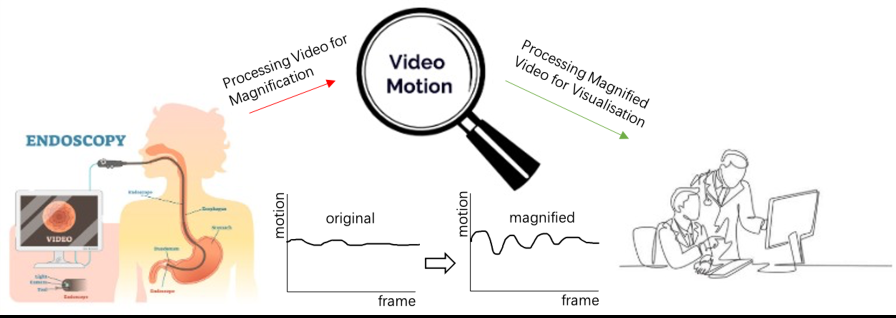
#> input picture Picture1.png, 1791 x 635 px (shown at 1/2 size)
$ python -i common.py   (imports and definitions only)
#> lines starting #> are read from the running program, lines starting #| are printed output that depends on the picture
#> further down, picture is the input picture: shape (635, 1791, 3); mean B, G, R 233.9, 237.1, 240.3

from os import path
import math

import cv2
import os
import matplotlib.pyplot as plt
import numpy as np
import scipy.signal as signal

## helper function to convert from BGR to YIQ
def convertBGR2YIQ(input_frame):
    input_frame = input_frame[:,:,[2,1,0]]
    transform = np.array([[0.299,      0.587,        0.114], [0.59590059, -0.27455667, -0.32134392], [0.21153661, -0.52273617, 0.31119955]])
    height, width, channels = input_frame.shape[0], input_frame.shape[1], input_frame.shape[2]
    outputFrame = np.zeros((height, width, channels), dtype="float32")
    outputFrame = np.dot(input_frame, transform.T.copy())
    return outputFrame

## helper function to convert from YIQ to RGB
def convertYIQ2RGB(input_frame):
    transform = np.array([[1.0,      0.956,        0.619], [1.0, -0.272, -0.647], [1.0, -1.106, 1.703]])
    height, width, channels = input_frame.shape[0], input_frame.shape[1], input_frame.shape[2]
    outputFrame = np.zeros((height, width, channels), dtype="float32")
    outputFrame = np.dot(input_frame, transform.T.copy())
    return outputFrame[:,:,[2,1,0]]

## Helper function to build a Gaussian pyramid of a frame
def buildGaussian(input_img,levels=3, ksize=0, size=7):
#> called with levels = 3, ksize = 0, size = 7
    pyramid = [cv2.GaussianBlur(input_img, (size,size),ksize)]
    for i in range(1,levels):
        gaussian = cv2.GaussianBlur(pyramid[i-1], (size,size),ksize)
        pyramid.append(gaussian[::2,::2])
#> this loop made 2 passes
#> pass 1, in buildGaussian, `gaussian = cv2.GaussianBlur(pyramid[i-1], (size,size),ksize)`:
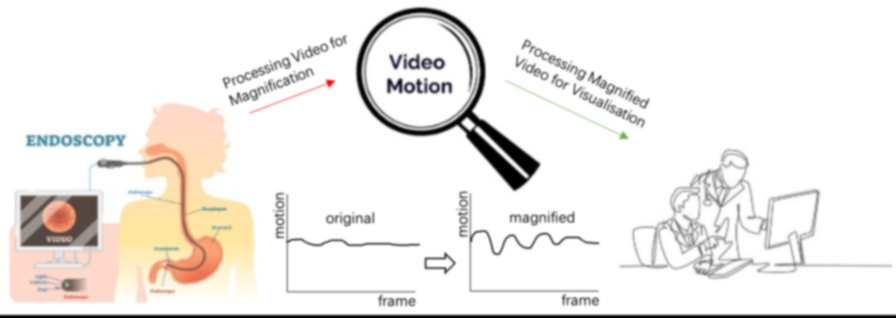
#> gaussian: shape (635, 1791, 3) (shown at 1/2 size); mean of channels 0, 1, 2 233.9, 237.1, 240.3; drawn as B, G, R
#> pass 2, in buildGaussian, `gaussian = cv2.GaussianBlur(pyramid[i-1], (size,size),ksize)`:
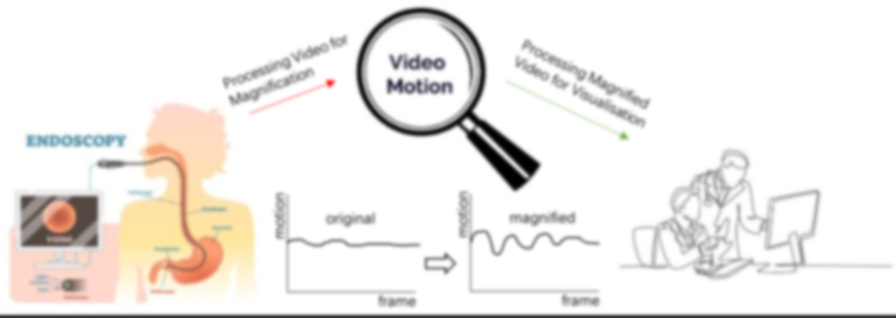
#> gaussian: shape (318, 896, 3); mean of channels 0, 1, 2 233.8, 237, 240.2; drawn as B, G, R
#> after the loop, pyramid = 3 items
    return pyramid

## Helper function to build a Laplacian pyramid of a frame
def buildLaplacian(input_img, levels=3, ksize=0, size=7):
    gaussian = buildGaussian(input_img, levels = levels, ksize=ksize, size=size)
#> gaussian = 3 items
    sizes = []
    fi = [input_img]
    li = []
    for i in range(1,levels):
        l = cv2.GaussianBlur(fi[i-1],(size,size),ksize)
        li.append(l)
        f = l[::2,::2]
        fi.append(f)
#> this loop made 2 passes
#> pass 1, in buildLaplacian, `f = l[::2,::2]`:
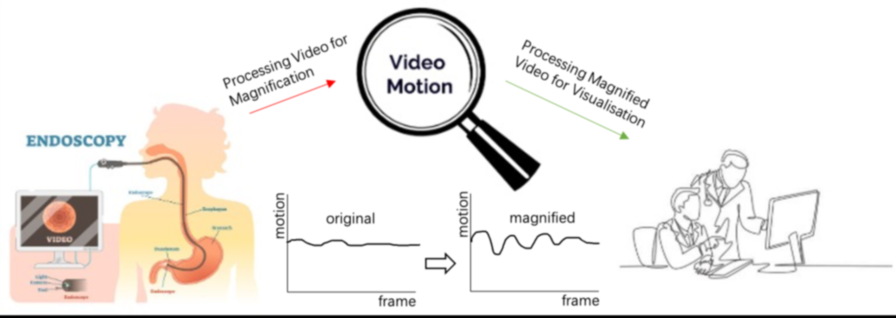
#> f: shape (318, 896, 3); mean of channels 0, 1, 2 233.7, 236.9, 240.1; drawn as B, G, R
#> after the loop, fi = 3 items; li = 2 items
    pyramid = [input_img - cv2.GaussianBlur(input_img, (size,size), ksize)]
    for i in range(1,levels-1):
        h = fi[i] - li[i]
        pyramid.append(h)
#> this loop made 1 pass
#> pass 1, in buildLaplacian, `h = fi[i] - li[i]`:
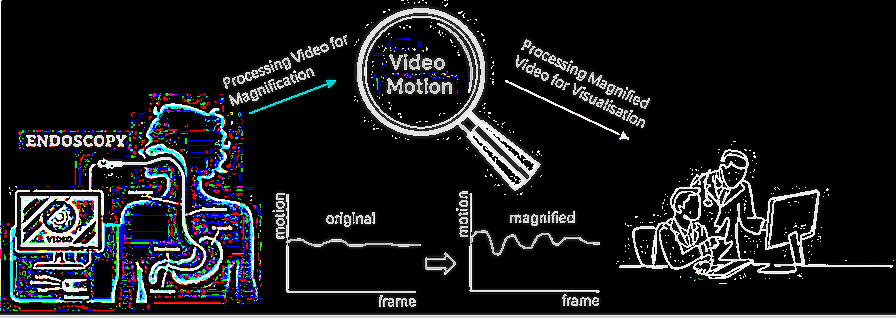
#> h: shape (318, 896, 3); mean of channels 0, 1, 2 31.6, 29, 27.8; drawn as B, G, R
#> after the loop, pyramid = 2 items
    pyramid.append(gaussian[-1])
    for level in pyramid:
        sizes.append(level.shape)
#> this loop made 3 passes
#> after the loop, sizes = [(635, 1791, 3), (318, 896, 3), (159, 448, 3)]
    return (pyramid,sizes)


## Helper function to reconstruct a frame from magnified laplacian pyramid
def reconstructVideoFrames(magnified, chromeAttenuation=0):
    if len(magnified[0].shape) == 3:
        multiChannel = True
    else:
        multiChannel = False
    pyr_levels = len(magnified)
    frameHeight, frameWidth = magnified[0].shape[0], magnified[0].shape[1]
    if multiChannel:
        frameChannels = magnified[0].shape[2]
        finalFrame = np.zeros((frameHeight, frameWidth, frameChannels), dtype="float32")
    else:
        frameChannels = 1
        finalFrame = np.zeros((frameHeight, frameWidth), dtype="float32")
    temp = magnified[-1]
    for level in range(pyr_levels-2, -1, -1):
        currSize = (magnified[level].shape[1], magnified[level].shape[0])
        temp = cv2.pyrUp(temp, dstsize=currSize)
        temp = temp + magnified[level]
    finalFrame = temp
    if multiChannel:
        finalFrame[:,:,1] = finalFrame[:,:,1] * chromeAttenuation
        finalFrame[:,:,2] = finalFrame[:,:,2] * chromeAttenuation
    # finalFrame[:,:,:] += original[:,:,:]
    return finalFrame

## Helper function to save frames to disk & combine frames into a video file
def saveVideo(reconstFrames, reconstructedFn, writer, frameIdx):
    cv2.imwrite(reconstructedFn + "/frame%04d.png" %(frameIdx+1), 255*reconstFrames[:,:,:])
    writer.write(cv2.convertScaleAbs(255*reconstFrames[:,:,:]))

>>> import cv2
>>> picture = cv2.imread('Picture1.png')
>>> result = buildLaplacian(picture)

$ run again, on Picture2.png
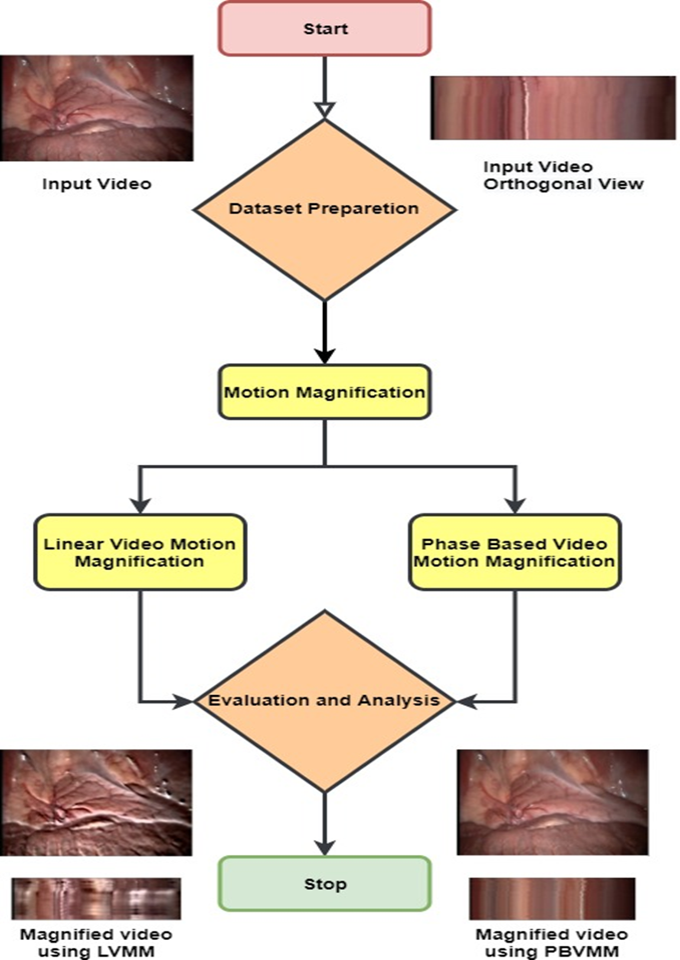
#> input picture Picture2.png, 680 x 960 px
#> picture is the input picture: shape (960, 680, 3); mean B, G, R 205.8, 216.6, 226.5
#> after the loop in buildGaussian, `for i in range(1,levels):`: pyramid = 3 items
#> the loop in buildLaplacian, `for i in range(1,levels):` made 2 passes
#> pass 2, in buildLaplacian, `f = l[::2,::2]`:
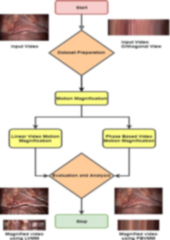
#> f: shape (240, 170, 3); mean of channels 0, 1, 2 205.7, 216.5, 226.5; drawn as B, G, R
#> after the loop in buildLaplacian, `for i in range(1,levels):`: li = 2 items
#> the loop in buildLaplacian, `for i in range(1,levels-1):` made 1 pass
#> pass 1, in buildLaplacian, `h = fi[i] - li[i]`:
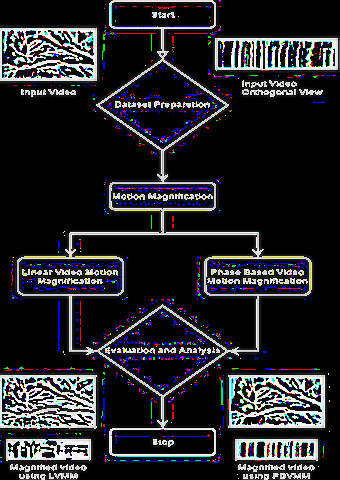
#> h: shape (480, 340, 3); mean of channels 0, 1, 2 41, 37.8, 37.6; drawn as B, G, R
#> the loop in buildLaplacian, `for level in pyramid:` made 3 passes
#> after the loop in buildLaplacian, `for level in pyramid:`: sizes = [(960, 680, 3), (480, 340, 3), (240, 170, 3)]
